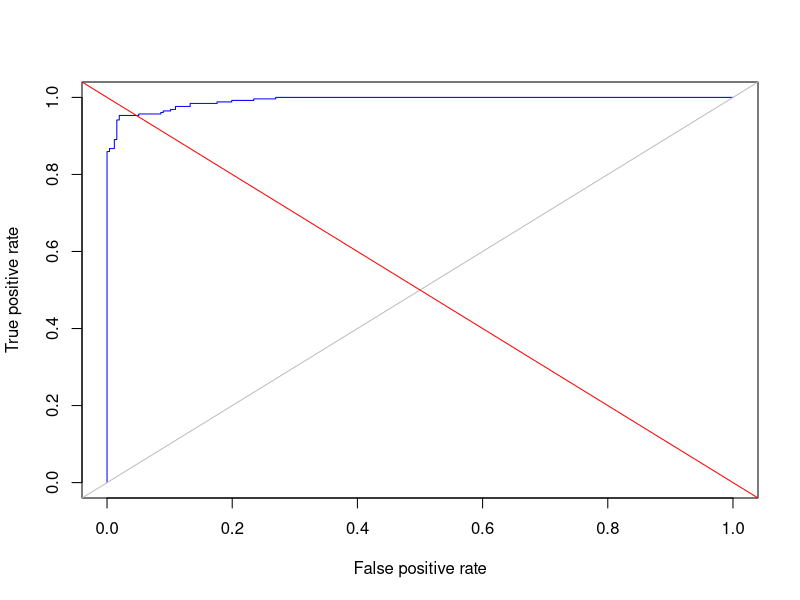

R code for this plot:
require("ROCR")

setwd("/home/martin/Projects/MMSec2")

data <- read.table("question1.txt", sep=",", header=FALSE)

pred <- prediction(data[,1],data[,2])
perf <- performance(pred, measure = "tpr", x.measure = "fpr")


png(filename="roc.png")
plot(perf, col="blue")
abline(0,1,col="grey")
abline(1,-1,col="red")

dev.off()

df <- with(attributes(pred), data.frame(tp=tp[[1]], fn=fn[[1]], tn=tn[[1]], fp=fp[[1]], TMR=tp[[1]]/(tp[[1]]+fn[[1]]), TNMR=tn[[1]]/(tn[[1]]+fp[[1]])))


i_eer <- with(df, which.min(abs(TMR-TNMR)))
EER <- with(df[i_eer,], mean(c(TMR,TNMR)))

print(EER)
